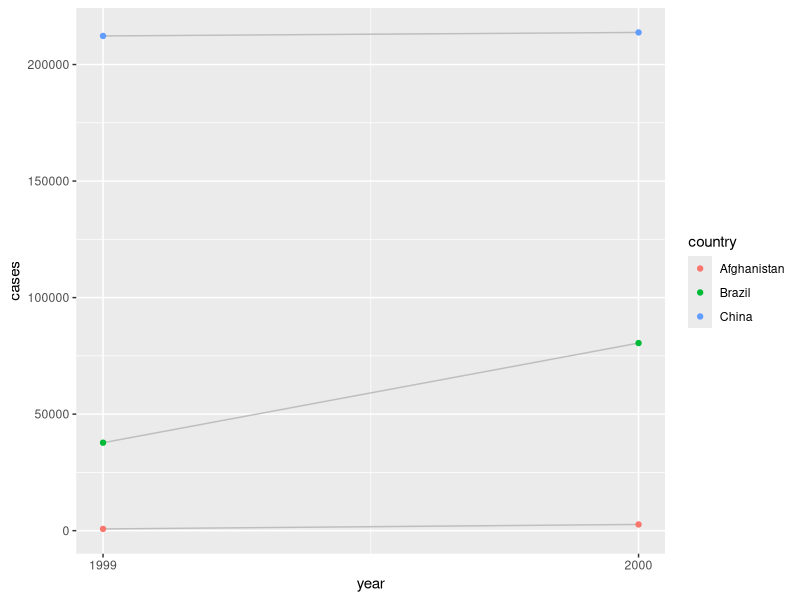

This chart was generated by the following R code:
library(tidyverse)

table1
table2
table3
table4a

t2_cases <- filter(table2, type == "cases") %>% 
  rename(cases = count) %>% 
  arrange(country, year)

t2_population <- filter(table2, type == "population") %>% 
  rename(population = count) %>% 
  arrange(country, year)

t2_cases_per_cap <- tibble(
  year = t2_cases$year,
  country = t2_cases$country,
  cases = t2_cases$cases,
  population = t2_population$population
) %>% 
  mutate(cases_per_cap = cases/population * 1000) %>% 
  select(year, country, cases_per_cap)

t2_cases_per_cap <- t2_cases_per_cap %>% 
  mutate(type = "cases_per_cap") %>% 
  rename(count = "cases_per_cap")

bind_rows(table2, t2_cases_per_cap) %>% 
  arrange(year, country, type, count)

table4a
table4b

table4c <- tibble(
  country = table4a$country,
  `1999` = table4a[["1999"]] / table4b[["1999"]] * 10000,
  `2000` = table4a[["2000"]] / table4b[["2000"]] * 10000
)

table4c

table2 %>% 
  filter(type == "cases") %>% 
  ggplot(aes(year, count)) +
  geom_line(aes(group = country), color = "gray") +
  geom_point(aes(color = country)) +
  scale_x_continuous(breaks = unique(table2$year)) + 
  ylab("cases")

# using gather()

tidy4a <- table4a %>% 
  gather(`1999`, `2000`, key = "year", value = "cases")

tidy4b <- table4b %>% 
  gather(`1999`, `2000`, key = "year", value = "population")

left_join(tidy4a, tidy4b)

newtable2 <- table2 %>% 
  spread(key = type, value = count)
newtable2

library(tidyverse)
stocks <- tibble(
  year   = c(2015, 2015, 2016, 2016),
  half  = c(   1,    2,     1,    2),
  return = c(1.88, 0.59, 0.92, 0.17)
)
stocks %>% 
  spread(year, return) %>% 
  gather("year", "return", `2015`:`2016`)


